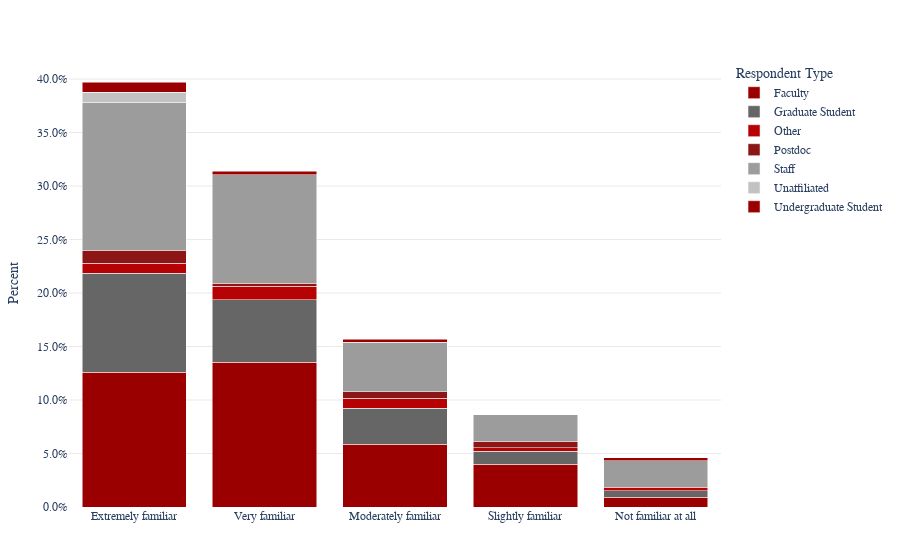

Source (notebook cell):
### Markdown cell above
Examples of open source software include [Python](https://www.python.org/) and [git](https://git-scm.com/)

### Code cell
fig1 = px.bar(
    f1_df, x="QID11", y="Percent",
    color="Respondent Type",
    barmode="stack"
)
fig1.update_layout(
    yaxis=dict(tickformat=".1%"),
    xaxis_title="",
    plot_bgcolor="white",
    paper_bgcolor="white"
)
fig1.show()
fig1.write_html('_static/familiarity_software.html', full_html=False, include_plotlyjs='cdn')

### Figure 1 — Plotly figure (JSON) as saved in the notebook; plotly's stock layout.template omitted (floating-point values rounded to 4 significant figures)
{"data": [{"hovertemplate": "Respondent Type=Faculty<br>QID11=%{x}<br>Percent=%{y}<extra></extra>", "legendgroup": "Faculty", "marker": {"color": "#9B0000", "pattern": {"shape": ""}}, "name": "Faculty", "orientation": "v", "showlegend": true, "textposition": "auto", "type": "bar", "x": ["Extremely familiar", "Very familiar", "Moderately familiar", "Slightly familiar", "Not familiar at all"], "xaxis": "x", "y": [0.1262, 0.1354, 0.05846, 0.04, 0.009231], "yaxis": "y"}, {"hovertemplate": "Respondent Type=Graduate Student<br>QID11=%{x}<br>Percent=%{y}<extra></extra>", "legendgroup": "Graduate Student", "marker": {"color": "#666666", "pattern": {"shape": ""}}, "name": "Graduate Student", "orientation": "v", "showlegend": true, "textposition": "auto", "type": "bar", "x": ["Extremely familiar", "Very familiar", "Moderately familiar", "Slightly familiar", "Not familiar at all"], "xaxis": "x", "y": [0.09231, 0.05846, 0.03385, 0.01231, 0.006154], "yaxis": "y"}, {"hovertemplate": "Respondent Type=Other<br>QID11=%{x}<br>Percent=%{y}<extra></extra>", "legendgroup": "Other", "marker": {"color": "#B60205", "pattern": {"shape": ""}}, "name": "Other", "orientation": "v", "showlegend": true, "textposition": "auto", "type": "bar", "x": ["Extremely familiar", "Very familiar", "Moderately familiar", "Slightly familiar", "Not familiar at all"], "xaxis": "x", "y": [0.009231, 0.01231, 0.009231, 0.003077, 0.003077], "yaxis": "y"}, {"hovertemplate": "Respondent Type=Postdoc<br>QID11=%{x}<br>Percent=%{y}<extra></extra>", "legendgroup": "Postdoc", "marker": {"color": "#8c1515", "pattern": {"shape": ""}}, "name": "Postdoc", "orientation": "v", "showlegend": true, "textposition": "auto", "type": "bar", "x": ["Extremely familiar", "Very familiar", "Moderately familiar", "Slightly familiar"], "xaxis": "x", "y": [0.01231, 0.003077, 0.006154, 0.006154], "yaxis": "y"}, {"hovertemplate": "Respondent Type=Staff<br>QID11=%{x}<br>Percent=%{y}<extra></extra>", "legendgroup": "Staff", "marker": {"color": "#9c9c9c", "pattern": {"shape": ""}}, "name": "Staff", "orientation": "v", "showlegend": true, "textposition": "auto", "type": "bar", "x": ["Extremely familiar", "Very familiar", "Moderately familiar", "Slightly familiar", "Not familiar at all"], "xaxis": "x", "y": [0.1385, 0.1015, 0.04615, 0.02462, 0.02462], "yaxis": "y"}, {"hovertemplate": "Respondent Type=Unaffiliated<br>QID11=%{x}<br>Percent=%{y}<extra></extra>", "legendgroup": "Unaffiliated", "marker": {"color": "#c2c2c2", "pattern": {"shape": ""}}, "name": "Unaffiliated", "orientation": "v", "showlegend": true, "textposition": "auto", "type": "bar", "x": ["Extremely familiar"], "xaxis": "x", "y": [0.009231], "yaxis": "y"}, {"hovertemplate": "Respondent Type=Undergraduate Student<br>QID11=%{x}<br>Percent=%{y}<extra></extra>", "legendgroup": "Undergraduate Student", "marker": {"color": "#9B0000", "pattern": {"shape": ""}}, "name": "Undergraduate Student", "orientation": "v", "showlegend": true, "textposition": "auto", "type": "bar", "x": ["Extremely familiar", "Very familiar", "Moderately familiar", "Not familiar at all"], "xaxis": "x", "y": [0.009231, 0.003077, 0.003077, 0.003077], "yaxis": "y"}], "layout": {"barmode": "stack", "legend": {"title": {"text": "Respondent Type"}, "tracegroupgap": 0}, "paper_bgcolor": "white", "plot_bgcolor": "white", "xaxis": {"anchor": "y", "domain": [0.0, 1.0], "title": {"text": ""}}, "yaxis": {"anchor": "x", "domain": [0.0, 1.0], "tickformat": ".1%", "title": {"text": "Percent"}}}}
